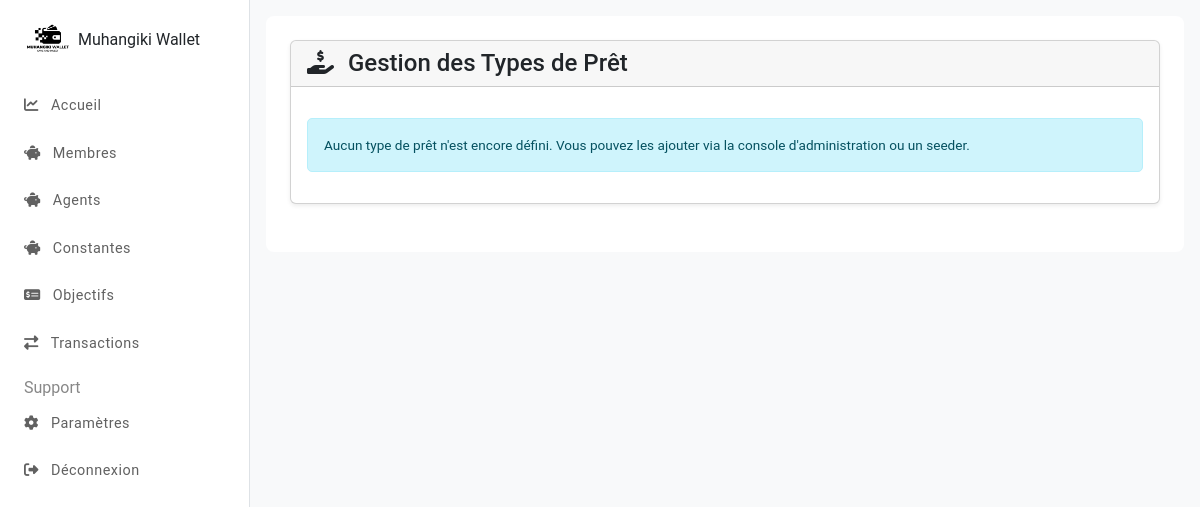
/administrateurs/types_pret/ (signed in), run on an earlier commit of the app's database.
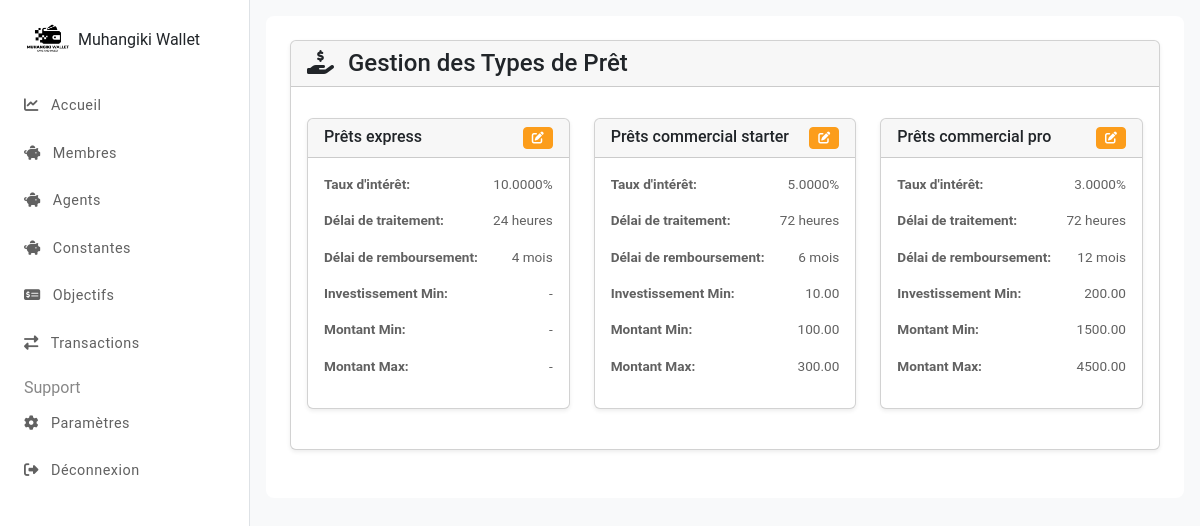
And on a later commit of the database.
### transactions/models.py (models this page shows, shortened)
class TypesPret(models.Model):
    nom = models.CharField(max_length=45,unique=True, verbose_name="Nom du type de pret")
    description = models.TextField(blank=True, null=True, verbose_name="Description")
    taux_interet = models.DecimalField(max_digits=15, decimal_places=4, verbose_name="Taux d'intérêt (%)")
    delais_traitement = models.IntegerField(default=24, verbose_name="Délai de traitement (heures)")
    delai_remboursement = models.IntegerField(verbose_name="Delai de remboursement(en mois)")
    investissement_min = models.DecimalField(max_digits=15, decimal_places=4, null=True, blank=True, verbose_name="Investissement minimum")
    montant_min = models.DecimalField(max_digits=15, decimal_places=4, null=True, blank=True, verbose_name="Montant minimum")
    montant_max = models.DecimalField(max_digits=15, decimal_places=4, null=True, blank=True, verbose_name="Montant maximum")
    class Meta:
        verbose_name = "Type de pret"
        verbose_name_plural = "Types de prets"

### administrateurs/views.py (the view)
# urls.py: path('types_pret/', views.liste_types_pret, name='liste_types_pret'),
@login_required
@verifier_admin
def liste_types_pret(request):
    types_pret = TypesPret.objects.all().values()
    form = TypesPretForm()
    context = {
        'types_pret_list_data': list(types_pret),
        'form': form,
    }
    return render(request, 'administrateurs/liste_types_pret.html', context)

### administrateurs/models.py (called while the page is built)
    def is_admin(self):
        return self.type == TypesUtilisateur.ADMIN.value

### administrateurs/views.py (called while the page is built)
def verifier_admin(func):
    def verify(request, *args, **kwargs):
        if request.user.is_admin():
            return func(request, *args, **kwargs)
        else: return redirect("index")
    return wraps(func)(verify)

### administrateurs/templates/administrateurs/liste_types_pret.html (shortened to what the changed rows need)
{% extends 'administrateurs/base.html' %}
{% load static %}
{% block content %}
<div class="container-fluid p-3 p-md-4 rounded-3" style="background-color: #fff; min-height: 100%">
    <div class="row justify-content-center">
        <div class="">
            <div class="card shadow-sm mb-4">
                <div class="card-header">
                    <h1 class="h4 mb-0"><i class="fas fa-hand-holding-usd me-2"></i> Gestion des Types de Prêt</h1>
                </div>
                <div class="card-body">
                    <div id="loanTypesContainer" class="row">
                        {% if types_pret_list_data %}
                            {% for type_pret in types_pret_list_data %}
                                <div class="col-md-6 col-lg-4 mb-4" id="loan-card-{{ type_pret.id }}">
                                    <div class="card h-100 shadow-sm" data-pk="{{ type_pret.id }}">
                                        <div class="card-header d-flex justify-content-between">
                                            <h3 class="h6 mb-0">
                                                <span id="card-nom-{{ type_pret.id }}">{{ type_pret.nom }}</span>
                                            </h3>
                                            <button class="btn btn-sm btn-mw btn-icon edit-loan-btn text-white" data-pk="{{ type_pret.id }}" title="Modifier">
                                                <i class="fas fa-edit"></i>
                                            </button>
                                        </div>
                                        <div class="card-body">
                                            <form class="edit-form" data-pk="{{ type_pret.id }}">
                                                <p>
                                                    <strong>Taux d'intérêt:</strong>
                                                    <span class="inline-edit-text" id="card-taux_interet-{{ type_pret.id }}">{{ type_pret.taux_interet|stringformat:".4f"|default:"0.0000" }}%</span>
                                                </p>
                                                <p>
                                                    <strong>Délai de traitement:</strong>
                                                    <span class="inline-edit-text" id="card-delais_traitement-{{ type_pret.id }}">{{ type_pret.delais_traitement|stringformat:".0f" }} heures</span>
                                                </p>
                                                <p>
                                                    <strong>Délai de remboursement:</strong>
                                                    <span class="inline-edit-text" id="card-delai_remboursement-{{ type_pret.id }}">{{ type_pret.delai_remboursement|stringformat:".0f" }} mois</span>
                                                </p>
                                                <p>
                                                    <strong>Investissement Min:</strong>
                                                    <span class="inline-edit-text" id="card-investissement_min-{{ type_pret.id }}">{{ type_pret.investissement_min|stringformat:".2f"|default:"-" }}</span>
                                                </p>
                                                <p>
                                                    <strong>Montant Min:</strong>
                                                    <span class="inline-edit-text" id="card-montant_min-{{ type_pret.id }}">{{ type_pret.montant_min|stringformat:".2f"|default:"-" }}</span>
                                                </p>
                                                <p>
                                                    <strong>Montant Max:</strong>
                                                    <span class="inline-edit-text" id="card-montant_max-{{ type_pret.id }}">{{ type_pret.montant_max|stringformat:".2f"|default:"-" }}</span>
                                                </p>
                                            </form>
                                        </div>
                                    </div>
                                </div>
                            {% endfor %}
                        {% else %}
                            <div class="col-12">
                                <p class="alert alert-info">Aucun type de prêt n'est encore défini. Vous pouvez les ajouter via la console d'administration ou un seeder.</p>
                            </div>
                        {% endif %}
                    </div>
                </div>
            </div>
        </div>
    </div>
</div>
{% endblock %}

What changed in the data, as far as the page shows it:
added TypesPret: nom "Prêts express", taux_interet "10.0000", delais_traitement "24", delai_remboursement "4", investissement_min "-", montant_min "-", montant_max "-"
added TypesPret: nom "Prêts commercial starter", taux_interet "5.0000", delais_traitement "72", delai_remboursement "6", investissement_min "10.00", montant_min "100.00", montant_max "300.00"
added TypesPret: nom "Prêts commercial pro", taux_interet "3.0000", delais_traitement "72", delai_remboursement "12", investissement_min "200.00", montant_min "1500.00", montant_max "4500.00"
Also different on the page:
text no longer shown: "Aucun type de prêt n'est encore défini. Vous pouvez les ajouter via la console d'administration ou un seeder."
